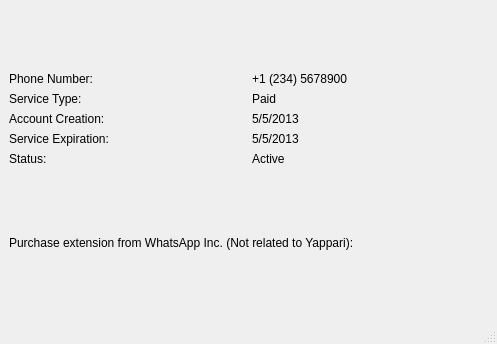
<?xml version="1.0" encoding="UTF-8"?>
<ui version="4.0">
 <class>AccountInfoWindow</class>
 <widget class="QMainWindow" name="AccountInfoWindow">
  <property name="geometry">
   <rect>
    <x>0</x>
    <y>0</y>
    <width>497</width>
    <height>344</height>
   </rect>
  </property>
  <property name="windowTitle">
   <string>Account Info</string>
  </property>
  <widget class="QWidget" name="centralwidget">
   <layout class="QVBoxLayout" name="verticalLayout">
    <item>
     <spacer name="verticalSpacer_4">
      <property name="orientation">
       <enum>Qt::Vertical</enum>
      </property>
      <property name="sizeHint" stdset="0">
       <size>
        <width>20</width>
        <height>40</height>
       </size>
      </property>
     </spacer>
    </item>
    <item>
     <layout class="QGridLayout" name="gridLayout">
      <item row="0" column="0">
       <widget class="QLabel" name="label">
        <property name="text">
         <string>Phone Number:</string>
        </property>
       </widget>
      </item>
      <item row="0" column="1">
       <widget class="QLabel" name="phoneNumber">
        <property name="text">
         <string>+1 (234) 5678900</string>
        </property>
       </widget>
      </item>
      <item row="1" column="0">
       <widget class="QLabel" name="label_2">
        <property name="text">
         <string>Service Type:</string>
        </property>
       </widget>
      </item>
      <item row="1" column="1">
       <widget class="QLabel" name="serviceType">
        <property name="text">
         <string>Paid</string>
        </property>
       </widget>
      </item>
      <item row="2" column="0">
       <widget class="QLabel" name="label_3">
        <property name="text">
         <string>Account Creation:</string>
        </property>
       </widget>
      </item>
      <item row="2" column="1">
       <widget class="QLabel" name="accountCreation">
        <property name="text">
         <string>5/5/2013</string>
        </property>
       </widget>
      </item>
      <item row="3" column="1">
       <widget class="QLabel" name="serviceExpiration">
        <property name="text">
         <string>5/5/2013</string>
        </property>
       </widget>
      </item>
      <item row="3" column="0">
       <widget class="QLabel" name="label_4">
        <property name="text">
         <string>Service Expiration:</string>
        </property>
       </widget>
      </item>
      <item row="4" column="0">
       <widget class="QLabel" name="label_10">
        <property name="text">
         <string>Status:</string>
        </property>
       </widget>
      </item>
      <item row="4" column="1">
       <widget class="QLabel" name="accountStatus">
        <property name="text">
         <string>Active</string>
        </property>
       </widget>
      </item>
     </layout>
    </item>
    <item>
     <spacer name="verticalSpacer_5">
      <property name="orientation">
       <enum>Qt::Vertical</enum>
      </property>
      <property name="sizeHint" stdset="0">
       <size>
        <width>20</width>
        <height>40</height>
       </size>
      </property>
     </spacer>
    </item>
    <item>
     <widget class="QLabel" name="label_5">
      <property name="text">
       <string>Purchase extension from WhatsApp Inc. (Not related to Yappari):</string>
      </property>
     </widget>
    </item>
    <item>
     <spacer name="verticalSpacer_3">
      <property name="orientation">
       <enum>Qt::Vertical</enum>
      </property>
      <property name="sizeHint" stdset="0">
       <size>
        <width>20</width>
        <height>40</height>
       </size>
      </property>
     </spacer>
    </item>
   </layout>
  </widget>
  <widget class="QStatusBar" name="statusbar"/>
 </widget>
 <resources/>
 <connections/>
</ui>
